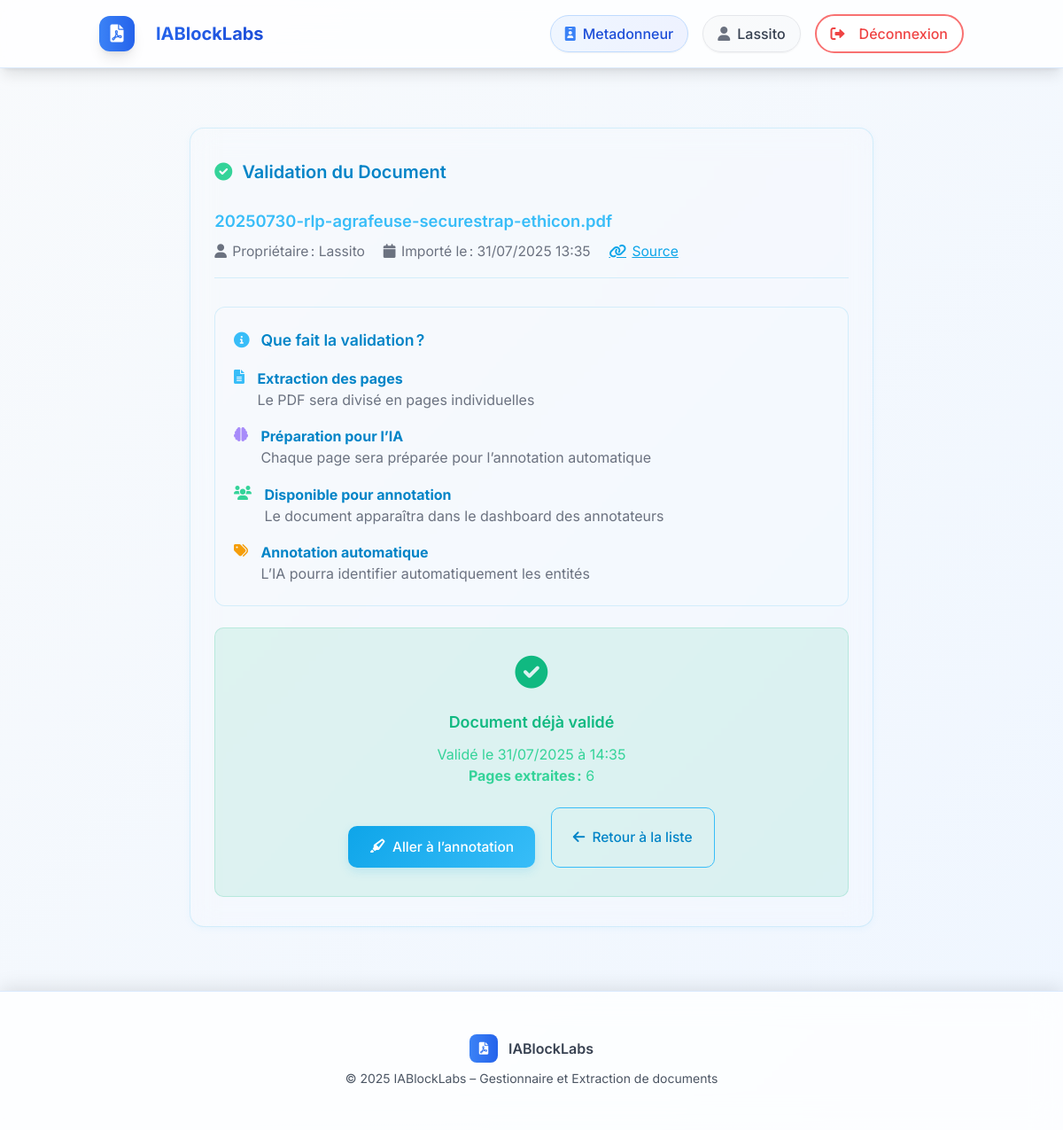
/document/125/validate/ (signed in), run on the app's committed database.
### rawdocs/models.py (models this page shows, shortened)
class RawDocument(models.Model):
    url = models.URLField(help_text="URL d'origine du PDF", blank=True)
    file = models.FileField(upload_to=pdf_upload_to, help_text="Fichier PDF téléchargé")
    created_at = models.DateTimeField(auto_now_add=True)
    owner = models.ForeignKey(
        settings.AUTH_USER_MODEL,
        on_delete=models.CASCADE,
        related_name='raw_documents',
        null=True, blank=True,
        help_text="Utilisateur qui a téléchargé ce document"
    )
    is_validated = models.BooleanField(default=False, help_text="Document validé par un métadonneur")
    validated_at = models.DateTimeField(null=True, blank=True)
    is_ready_for_expert = models.BooleanField(default=False, help_text="Document prêt pour révision expert")
    expert_ready_at = models.DateTimeField(null=True, blank=True,
                                           help_text="Date à laquelle le document est devenu prêt pour l'expert")
    total_pages = models.IntegerField(default=0, help_text="Nombre total de pages")
    pages_extracted = models.BooleanField(default=False, help_text="Pages extraites individuellement")
    title = models.TextField(blank=True, help_text="Titre du document")
    doc_type = models.CharField("Type", max_length=100, blank=True, help_text="Type du document (guide, rapport…)")
    publication_date = models.CharField(max_length=100, blank=True, help_text="Date de publication")
    version = models.CharField(max_length=50, blank=True, help_text="Version extraite")
    source = models.CharField(max_length=255, blank=True, help_text="Organisation émettrice (EMA, FDA…)")
    context = models.TextField(blank=True, help_text="Contexte extrait (2 phrases max)")
    country = models.CharField(max_length=100, blank=True, help_text="Pays détecté (GPE ou TLD)")
    language = models.CharField(max_length=10, blank=True, help_text="Langue détectée (fr, en…)")
    url_source = models.URLField(blank=True, help_text="URL d'origine pour référence")

### rawdocs/views.py (the view, shortened to what this page needs)
@login_required(login_url='rawdocs:login')
@user_passes_test(is_metadonneur)
def validate_document(request, doc_id):
    document = get_object_or_404(RawDocument, id=doc_id, owner=request.user)
    return render(request, 'rawdocs/validate_document.html', {'document': document})

### rawdocs/templatetags/rawdocs_extras.py (called while the page is built)
@register.filter
def basename(value):
    return os.path.basename(value)

### rawdocs/views.py (called while the page is built)
def is_metadonneur(user):
    return user.groups.filter(name="Metadonneur").exists()

### templates/rawdocs/validate_document.html (shortened to what this page needs)
{% extends "base.html" %}
{% load rawdocs_extras %}
{% block content %}
<div class="dashboard-container">
    <div class="card">
        <div style="display:flex; flex-direction:column; border-bottom:1.5px solid var(--card-border); padding-bottom:1.1rem; margin-bottom:2rem;">
            <h2 class="card-title">
                <i class="fas fa-check-circle" style="color:var(--accent-light);"></i>
                Validation du Document
            </h2>
            <div class="mt-4">
                <h3 style="font-size:1.15rem; font-weight:600; color:var(--primary-light);">
                    {{ document.file.name|basename }}
                </h3>
                <div style="display:flex; flex-wrap:wrap; gap:1.3rem; margin-top:0.5rem; font-size:0.98rem;">
                    <span style="color:var(--text-muted); display:flex; align-items:center; gap:0.4rem;">
                        <i class="fas fa-user"></i> Propriétaire : {{ document.owner.username }}
                    </span>
                    <span style="color:var(--text-muted); display:flex; align-items:center; gap:0.4rem;">
                        <i class="fas fa-calendar"></i> Importé le : {{ document.created_at|date:"d/m/Y H:i" }}
                    </span>
                    <a href="{{ document.url }}" target="_blank"
                       style="color:var(--primary); display:flex; align-items:center; gap:0.4rem; text-decoration:underline;"
                       onmouseover="this.style.color='var(--primary-light)';"
                       onmouseout="this.style.color='var(--primary)';">
                        <i class="fas fa-link"></i> Source
                    </a>
                </div>
            </div>
        </div>
        <div class="space-y-6">
            <div style="background:var(--glass-bg); border-radius:12px; padding:1.5rem 1.3rem; border:1.3px solid var(--card-border); margin-bottom:1rem;">
                <h4 style="font-size:1.1rem; font-weight:600; color:var(--primary-dark); display:flex; align-items:center; gap:0.8rem; margin-bottom:1.1rem;">
                    <i class="fas fa-info-circle" style="color:var(--primary-light);"></i>
                    Que fait la validation ?
                </h4>
                <ul style="margin:0; padding-left:0; list-style:none; display:flex; flex-direction:column; gap:1.1rem;">
                    <li style="display:flex; align-items:start; gap:0.9rem;">
                        <i class="fas fa-file-text" style="color:var(--primary-light); margin-top:2px;"></i>
                        <div>
                            <strong style="color:var(--primary-dark);">Extraction des pages</strong>
                            <p style="color:var(--text-muted);">Le PDF sera divisé en pages individuelles</p>
                        </div>
                    </li>
                    <li style="display:flex; align-items:start; gap:0.9rem;">
                        <i class="fas fa-brain" style="color:#a78bfa; margin-top:2px;"></i>
                        <div>
                            <strong style="color:var(--primary-dark);">Préparation pour l’IA</strong>
                            <p style="color:var(--text-muted);">Chaque page sera préparée pour l’annotation automatique</p>
                        </div>
                    </li>
                    <li style="display:flex; align-items:start; gap:0.9rem;">
                        <i class="fas fa-users" style="color:var(--accent-light); margin-top:2px;"></i>
                        <div>
                            <strong style="color:var(--primary-dark);">Disponible pour annotation</strong>
                            <p style="color:var(--text-muted);">Le document apparaîtra dans le dashboard des annotateurs</p>
                        </div>
                    </li>
                    <li style="display:flex; align-items:start; gap:0.9rem;">
                        <i class="fas fa-tags" style="color:var(--warning); margin-top:2px;"></i>
                        <div>
                            <strong style="color:var(--primary-dark);">Annotation automatique</strong>
                            <p style="color:var(--text-muted);">L’IA pourra identifier automatiquement les entités</p>
                        </div>
                    </li>
                </ul>
            </div>
            {% if document.is_validated %}
                <div class="bg-success">
                    <i class="fas fa-check-circle" style="font-size:2.3rem; margin-bottom:0.5rem;"></i>
                    <h3 style="font-size:1.12rem; font-weight:600; margin:1rem 0 0.6rem 0; color: #10b981;">
                        Document déjà validé
                    </h3>
                    <p>Validé le {{ document.validated_at|date:"d/m/Y à H:i" }}</p>
                    <p><strong>Pages extraites :</strong> {{ document.total_pages }}</p>
                    <div style="display:flex; justify-content:center; gap:1.1rem; margin-top:1.5rem;">
                        <a href="{% url 'rawdocs:annotation_dashboard' %}" class="btn btn-primary">
                            <i class="fas fa-highlighter"></i> Aller à l’annotation
                        </a>
                        <a href="{% url 'rawdocs:document_list' %}" class="btn btn-outline">
                            <i class="fas fa-arrow-left"></i> Retour à la liste
                        </a>
                    </div>
                </div>
            {% endif %}
        </div>
    </div>
</div>
{% endblock %}

### templates/base.html (shortened to what this page needs)
{% load static %}
<!DOCTYPE html>
<html lang="fr">
<head>
  <script src="https://cdn.tailwindcss.com"></script>
  <link rel="stylesheet" href="{% static 'rawdocs/css/styles.css' %}">
  <link href="https://cdnjs.cloudflare.com/ajax/libs/font-awesome/6.0.0/css/all.min.css" rel="stylesheet">
</head>
<body class="bg-gradient-to-br from-slate-50 to-blue-50 min-h-screen flex flex-col">
  <div class="fixed inset-0 opacity-5 pointer-events-none">
    <div class="absolute inset-0 bg-grid-pattern"></div>
  </div>
  <div class="app-container flex-1 flex flex-col relative z-10">
    <header class="site-header bg-white/80 backdrop-blur-lg shadow-lg border-b border-blue-100">
      <div class="header-content container mx-auto px-6 flex items-center justify-between py-4">
        {% with group=user.groups.first.name %}
        {% if group == "Annotateur" %}
          <a href="{% url 'rawdocs:annotation_dashboard' %}" class="logo group flex items-center text-xl font-bold text-blue-600 hover:text-blue-700 transition-all duration-300">
        {% elif group == "Expert" %}
          <a href="{% url 'expert:dashboard' %}" class="logo group flex items-center text-xl font-bold text-blue-600 hover:text-blue-700 transition-all duration-300">
        {% elif group == "Metadonneur" %}
          <a href="{% url 'rawdocs:dashboard' %}" class="logo group flex items-center text-xl font-bold text-blue-600 hover:text-blue-700 transition-all duration-300">
        {% else %}
          <a href="#" class="logo group flex items-center text-xl font-bold text-blue-600 hover:text-blue-700 transition-all duration-300">
        {% endif %}
      {% endwith %}
            <div class="logo-icon bg-gradient-to-r from-blue-500 to-blue-600 p-2 rounded-xl mr-3 group-hover:scale-110 transition-transform duration-300 shadow-lg">
              <i class="fas fa-file-pdf text-white"></i>
            </div>
            <span class="bg-gradient-to-r from-blue-600 to-blue-700 bg-clip-text text-transparent">
            </span>
          </a>
        {% if user.is_authenticated %}
          <div class="user-info flex items-center gap-4">
            <div class="user-badge bg-gradient-to-r from-blue-50 to-indigo-50 px-4 py-2 rounded-full border border-blue-200">
              <span class="flex items-center text-blue-700 font-medium">
                <i class="fas fa-id-badge mr-2 text-blue-500"></i>
                {{ user.groups.first.name }}
              </span>
            </div>
            <div class="user-badge bg-gradient-to-r from-gray-50 to-slate-50 px-4 py-2 rounded-full border border-gray-200">
              <span class="flex items-center text-gray-700 font-medium">
                <i class="fas fa-user mr-2 text-gray-500"></i>
                {{ user.username }}
              </span>
            </div>
            <form method="post" action="{% url 'rawdocs:logout' %}">
              <button type="submit"
                      class="btn-logout group inline-flex items-center px-4 py-2 border-2 border-red-400 text-red-500 rounded-full hover:bg-red-500 hover:text-white transition-all duration-300 hover:shadow-lg hover:scale-105">
                <i class="fas fa-sign-out-alt mr-2 group-hover:animate-pulse"></i>
                <span>Déconnexion</span>
              </button>
            </form>
          </div>
        {% endif %}
      </div>
    </header>
    <main class="site-main flex-1 container mx-auto px-6 py-8">
      <div class="main-content-wrapper animate-fadeInUp">
        {% block content %}{% endblock %}
      </div>
    </main>
    <footer class="site-footer bg-white/80 backdrop-blur-lg border-t border-blue-100 py-6">
      <div class="footer-content text-center">
        <div class="flex items-center justify-center gap-3 mb-2">
          <div class="w-8 h-8 bg-gradient-to-r from-blue-500 to-blue-600 rounded-lg flex items-center justify-center">
            <i class="fas fa-file-pdf text-white text-sm"></i>
          </div>
          <span class="text-gray-700 font-semibold">IABlockLabs</span>
        </div>
        <p class="text-gray-600 text-sm">
          &copy; 2025 IABlockLabs – Gestionnaire et Extraction de documents
        </p>
      </div>
    </footer>
  </div>
</body>
</html>

### static/rawdocs/css/styles.css (style rules this page uses)
:root { --primary-color: #2563eb; --primary-hover: #1d4ed8; --primary-light: #3b82f6; --secondary-color: #64748b; --accent-color: #06b6d4; --background-color: #f8fafc; --surface-color: #ffffff; --surface-elevated: rgba(255, 255, 255, 0.9); --text-main: #1e293b; --text-alt: #64748b; --border-color: #e2e8f0; --border-radius: 16px; --border-radius-sm: 8px; --shadow-sm: 0 1px 2px rgba(0,0,0,0.05); --shadow-md: 0 4px 6px -1px rgba(0,0,0,0.1), 0 2px 4px -2px rgba(0,0,0,0.1); --shadow-lg: 0 10px 15px -3px rgba(0,0,0,0.1), 0 4px 6px -4px rgba(0,0,0,0.1); --shadow-xl: 0 20px 25px -5px rgba(0,0,0,0.1), 0 8px 10px -6px rgba(0,0,0,0.1); --transition-all: all 0.3s cubic-bezier(0.4, 0, 0.2, 1); --gradient-primary: linear-gradient(135deg, #667eea 0%, #764ba2 100%); --gradient-secondary: linear-gradient(135deg, #f093fb 0%, #f5576c 100%); }
* { margin: 0; padding: 0; box-sizing: border-box; }
body { font-family: 'Inter', -apple-system, BlinkMacSystemFont, 'Segoe UI', Roboto, sans-serif; background: linear-gradient(135deg, #f8fafc 0%, #e0f2fe 100%); color: var(--text-main); min-height: 100vh; font-size: 16px; line-height: 1.6; -webkit-font-smoothing: antialiased; -moz-osx-font-smoothing: grayscale; }
.bg-grid-pattern { background-image: radial-gradient(circle at 1px 1px, rgba(59, 130, 246, 0.1) 1px, transparent 0); background-size: 20px 20px; }
.app-container { display: flex; flex-direction: column; min-height: 100vh; position: relative; }
.animate-fadeInUp { animation: fadeInUp 0.6s ease-out; }
.site-header { background: rgba(255, 255, 255, 0.8); backdrop-filter: blur(20px); -webkit-backdrop-filter: blur(20px); border-bottom: 1px solid rgba(59, 130, 246, 0.1); box-shadow: 0 4px 20px rgba(0, 0, 0, 0.1); position: sticky; top: 0; z-index: 50; }
.header-content { max-width: 1200px; margin: 0 auto; padding: 1rem 2rem; display: flex; align-items: center; justify-content: space-between; }
.logo { display: flex; align-items: center; gap: 0.75rem; text-decoration: none; font-size: 1.5rem; font-weight: 700; transition: var(--transition-all); }
.logo-icon { display: flex; align-items: center; justify-content: center; width: 40px; height: 40px; background: linear-gradient(135deg, #3b82f6 0%, #1d4ed8 100%); border-radius: 12px; box-shadow: var(--shadow-md); transition: var(--transition-all); }
.user-info { display: flex; align-items: center; gap: 1rem; animation: slideInRight 0.6s ease-out; }
.user-badge { display: flex; align-items: center; padding: 0.5rem 1rem; border-radius: 50px; font-weight: 500; transition: var(--transition-all); backdrop-filter: blur(10px); box-shadow: var(--shadow-sm); }
.btn-logout { display: inline-flex; align-items: center; gap: 0.5rem; background: rgba(255, 255, 255, 0.8); border: 2px solid #ef4444; color: #ef4444; padding: 0.5rem 1rem; border-radius: 50px; cursor: pointer; transition: var(--transition-all); font-weight: 500; backdrop-filter: blur(10px); position: relative; overflow: hidden; }
.btn-logout::before { content: ''; position: absolute; top: 0; left: -100%; width: 100%; height: 100%; background: #ef4444; transition: var(--transition-all); z-index: -1; }
.site-main { flex: 1; padding: 2rem 0; }
.main-content-wrapper { animation: fadeInUp 0.6s ease-out; }
.site-footer { background: rgba(255, 255, 255, 0.8); backdrop-filter: blur(20px); -webkit-backdrop-filter: blur(20px); border-top: 1px solid rgba(59, 130, 246, 0.1); box-shadow: 0 -4px 20px rgba(0, 0, 0, 0.1); }
.footer-content { max-width: 1200px; margin: 0 auto; padding: 1.5rem 2rem; text-align: center; color: var(--text-alt); }
.btn { display: inline-flex; align-items: center; gap: 0.5rem; padding: 0.75rem 1.5rem; border-radius: var(--border-radius); font-weight: 500; text-decoration: none; transition: var(--transition-all); cursor: pointer; position: relative; overflow: hidden; }
.btn-primary { background: var(--primary-color); color: white; border: none; }

### data on the page
RawDocument: file.name|basename "20250730-rlp-agrafeuse-securestrap-ethicon.pdf", owner.username "Lassito", created_at "31/07/2025 13:35", validated_at "31/07/2025 à 14:35", total_pages "6"

### other printed values
{{ user.groups.first.name }} "Metadonneur"
{{ user.username }} "Lassito"
